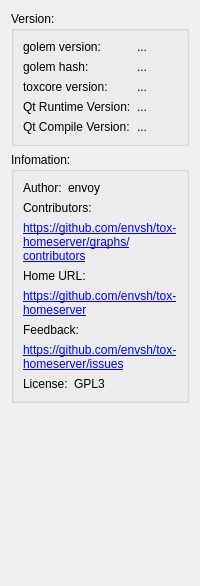
      <widget class="QWidget" name="page_12">
       <layout class="QVBoxLayout" name="verticalLayout_28">
        <item>
         <widget class="QGroupBox" name="groupBox_6">
          <property name="title">
           <string>Version:</string>
          </property>
          <layout class="QGridLayout" name="gridLayout_2">
           <item row="0" column="0">
            <widget class="QLabel" name="label_31">
             <property name="text">
              <string>golem version:</string>
             </property>
            </widget>
           </item>
           <item row="0" column="1">
            <widget class="QLabel" name="label_37">
             <property name="sizePolicy">
              <sizepolicy hsizetype="Expanding" vsizetype="Preferred">
               <horstretch>0</horstretch>
               <verstretch>0</verstretch>
              </sizepolicy>
             </property>
             <property name="text">
              <string>...</string>
             </property>
            </widget>
           </item>
           <item row="1" column="0">
            <widget class="QLabel" name="label_33">
             <property name="text">
              <string>golem hash:</string>
             </property>
            </widget>
           </item>
           <item row="1" column="1">
            <widget class="QLabel" name="label_38">
             <property name="sizePolicy">
              <sizepolicy hsizetype="Expanding" vsizetype="Preferred">
               <horstretch>0</horstretch>
               <verstretch>0</verstretch>
              </sizepolicy>
             </property>
             <property name="text">
              <string>...</string>
             </property>
            </widget>
           </item>
           <item row="2" column="0">
            <widget class="QLabel" name="label_35">
             <property name="text">
              <string>toxcore version:</string>
             </property>
            </widget>
           </item>
           <item row="2" column="1">
            <widget class="QLabel" name="label_39">
             <property name="sizePolicy">
              <sizepolicy hsizetype="Expanding" vsizetype="Preferred">
               <horstretch>0</horstretch>
               <verstretch>0</verstretch>
              </sizepolicy>
             </property>
             <property name="text">
              <string>...</string>
             </property>
            </widget>
           </item>
           <item row="3" column="0">
            <widget class="QLabel" name="label_36">
             <property name="text">
              <string>Qt Runtime Version:</string>
             </property>
            </widget>
           </item>
           <item row="3" column="1">
            <widget class="QLabel" name="label_40">
             <property name="sizePolicy">
              <sizepolicy hsizetype="Expanding" vsizetype="Preferred">
               <horstretch>0</horstretch>
               <verstretch>0</verstretch>
              </sizepolicy>
             </property>
             <property name="text">
              <string>...</string>
             </property>
            </widget>
           </item>
           <item row="4" column="0">
            <widget class="QLabel" name="label_41">
             <property name="text">
              <string>Qt Compile Version:</string>
             </property>
            </widget>
           </item>
           <item row="4" column="1">
            <widget class="QLabel" name="label_42">
             <property name="sizePolicy">
              <sizepolicy hsizetype="Expanding" vsizetype="Preferred">
               <horstretch>0</horstretch>
               <verstretch>0</verstretch>
              </sizepolicy>
             </property>
             <property name="text">
              <string>...</string>
             </property>
            </widget>
           </item>
          </layout>
         </widget>
        </item>
        <item>
         <widget class="QGroupBox" name="groupBox_7">
          <property name="title">
           <string>Infomation:</string>
          </property>
          <layout class="QVBoxLayout" name="verticalLayout_27">
           <item>
            <layout class="QHBoxLayout" name="horizontalLayout_28">
             <item>
              <widget class="QLabel" name="label_46">
               <property name="text">
                <string>Author:</string>
               </property>
              </widget>
             </item>
             <item>
              <widget class="QLabel" name="label_45">
               <property name="sizePolicy">
                <sizepolicy hsizetype="Expanding" vsizetype="Preferred">
                 <horstretch>0</horstretch>
                 <verstretch>0</verstretch>
                </sizepolicy>
               </property>
               <property name="text">
                <string>envoy</string>
               </property>
              </widget>
             </item>
            </layout>
           </item>
           <item>
            <widget class="QLabel" name="label_53">
             <property name="text">
              <string>Contributors:</string>
             </property>
            </widget>
           </item>
           <item>
            <widget class="QLabel" name="label_54">
             <property name="text">
              <string>&lt;html&gt;&lt;head/&gt;&lt;body&gt;&lt;p&gt;&lt;a href=&quot;https://github.com/envsh/tox-homeserver/graphs/contributors&quot;&gt;&lt;span style=&quot; text-decoration: underline; color:#0000ff;&quot;&gt;https://github.com/envsh/tox-homeserver/graphs/contributors&lt;/span&gt;&lt;/a&gt;&lt;/p&gt;&lt;/body&gt;&lt;/html&gt;</string>
             </property>
             <property name="wordWrap">
              <bool>true</bool>
             </property>
            </widget>
           </item>
           <item>
            <widget class="QLabel" name="label_52">
             <property name="text">
              <string>Home URL:</string>
             </property>
            </widget>
           </item>
           <item>
            <widget class="QLabel" name="label_50">
             <property name="sizePolicy">
              <sizepolicy hsizetype="Expanding" vsizetype="Preferred">
               <horstretch>0</horstretch>
               <verstretch>0</verstretch>
              </sizepolicy>
             </property>
             <property name="text">
              <string>&lt;html&gt;&lt;head/&gt;&lt;body&gt;&lt;p&gt;&lt;a href=&quot;https://github.com/envsh/tox-homeserver&quot;&gt;&lt;span style=&quot; text-decoration: underline; color:#0000ff;&quot;&gt;https://github.com/envsh/tox-homeserver&lt;/span&gt;&lt;/a&gt;&lt;/p&gt;&lt;/body&gt;&lt;/html&gt;</string>
             </property>
             <property name="wordWrap">
              <bool>true</bool>
             </property>
            </widget>
           </item>
           <item>
            <widget class="QLabel" name="label_44">
             <property name="text">
              <string>Feedback:</string>
             </property>
            </widget>
           </item>
           <item>
            <widget class="QLabel" name="label_47">
             <property name="sizePolicy">
              <sizepolicy hsizetype="Expanding" vsizetype="Preferred">
               <horstretch>0</horstretch>
               <verstretch>0</verstretch>
              </sizepolicy>
             </property>
             <property name="text">
              <string>&lt;html&gt;&lt;head/&gt;&lt;body&gt;&lt;p&gt;&lt;a href=&quot;https://github.com/envsh/tox-homeserver/issues&quot;&gt;&lt;span style=&quot; text-decoration: underline; color:#0000ff;&quot;&gt;https://github.com/envsh/tox-homeserver/issues&lt;/span&gt;&lt;/a&gt;&lt;/p&gt;&lt;/body&gt;&lt;/html&gt;</string>
             </property>
             <property name="wordWrap">
              <bool>true</bool>
             </property>
            </widget>
           </item>
           <item>
            <layout class="QHBoxLayout" name="horizontalLayout_27">
             <item>
              <widget class="QLabel" name="label_43">
               <property name="text">
                <string>License:</string>
               </property>
              </widget>
             </item>
             <item>
              <widget class="QLabel" name="label_48">
               <property name="sizePolicy">
                <sizepolicy hsizetype="Expanding" vsizetype="Preferred">
                 <horstretch>0</horstretch>
                 <verstretch>0</verstretch>
                </sizepolicy>
               </property>
               <property name="text">
                <string>GPL3</string>
               </property>
              </widget>
             </item>
            </layout>
           </item>
          </layout>
         </widget>
        </item>
        <item>
         <spacer name="verticalSpacer_4">
          <property name="orientation">
           <enum>Qt::Vertical</enum>
          </property>
          <property name="sizeHint" stdset="0">
           <size>
            <width>20</width>
            <height>158</height>
           </size>
          </property>
         </spacer>
        </item>
       </layout>
      </widget>
